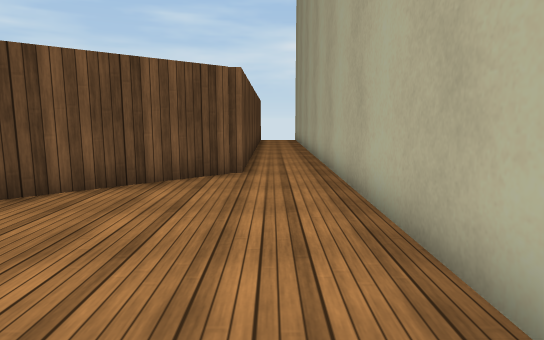
[1] (above)

15 first-person views from a walk through a scene from a Unity 3-D project. The camera is 1.2 m above the floor, tilts 8° down and sees 75° across. The floor is counted in squares, 1 m on a side. Each view is taken from the middle of a square. On the plan, view 1 faces up. The plan holds only what a view shows up to about 14 squares ahead; the rest is blank. The place goes on beyond the plan. The player character is not drawn. Surface patterns are stand-ins for the level's own textures.

[2]
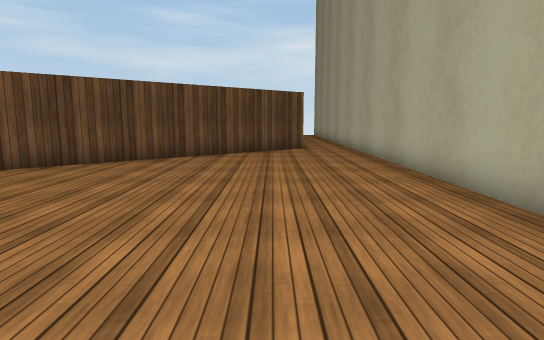

[3]
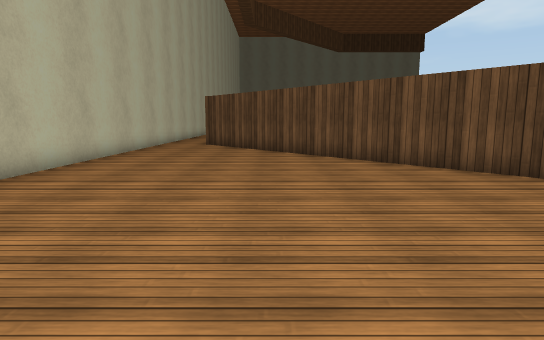

[4]
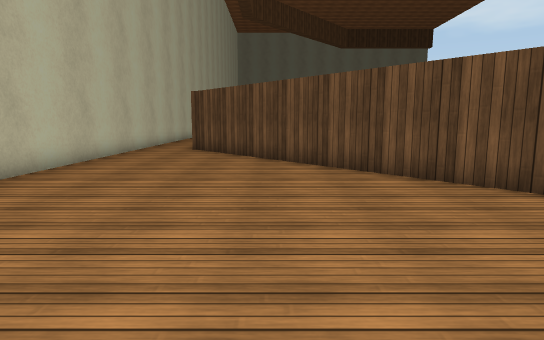

[5]
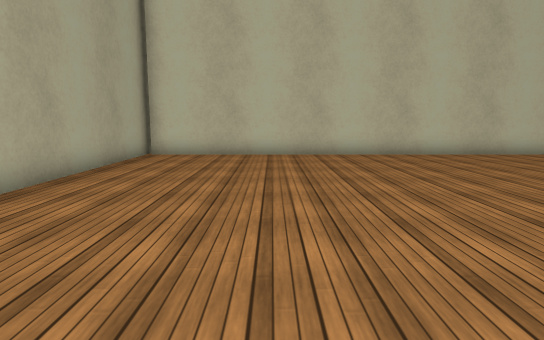

[6]
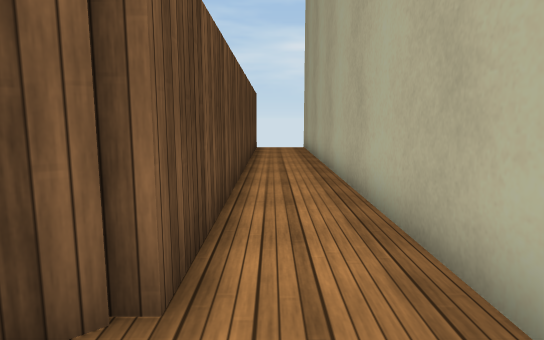

[7]
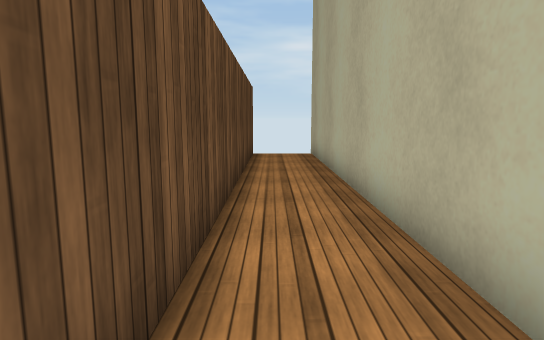

[8]
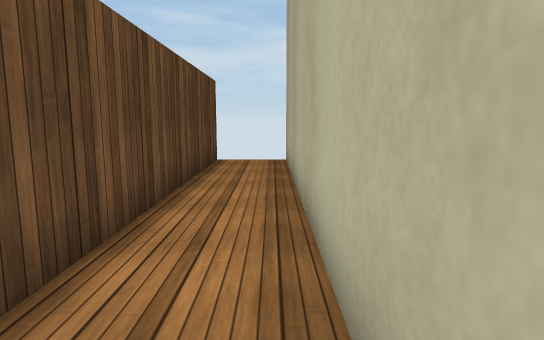

[9]
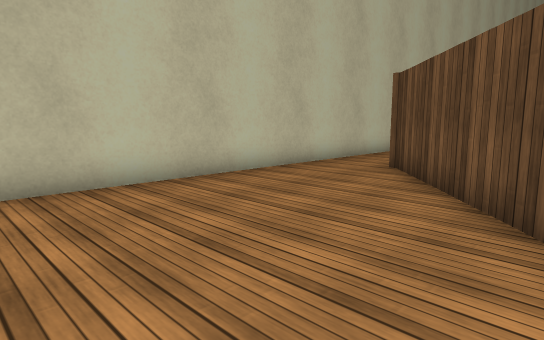

[10]
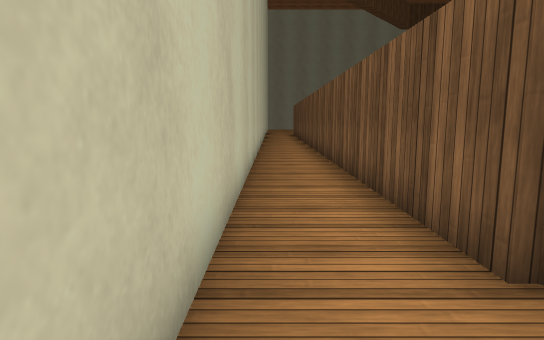

[11]
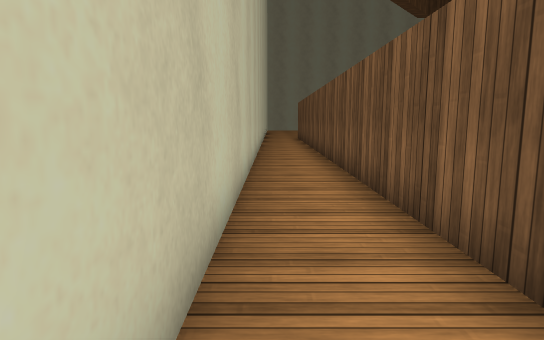

[12]
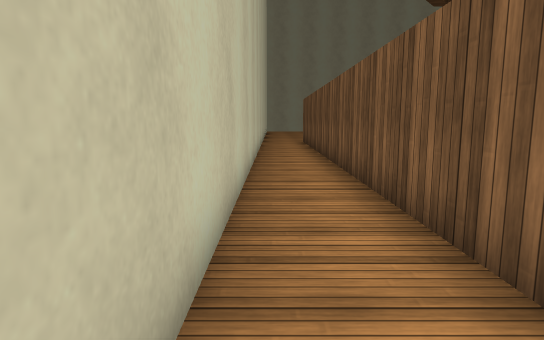

[13]
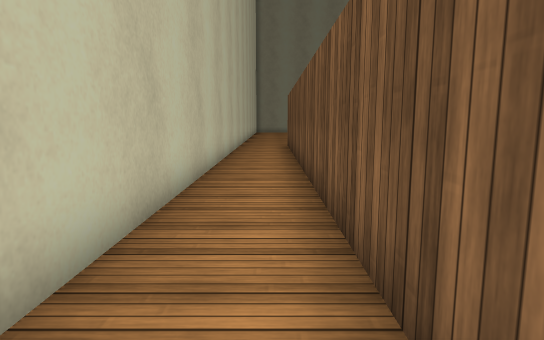

[14]
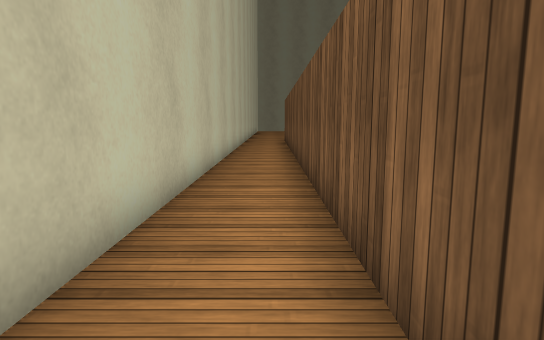

[15]
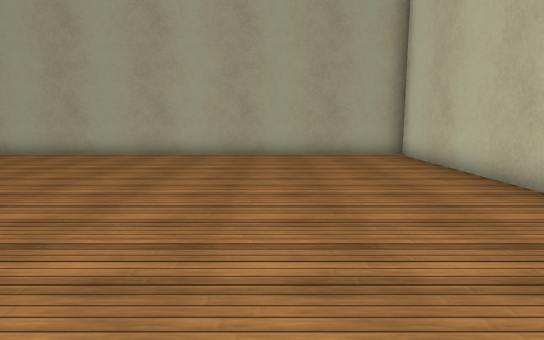

### Floor plan
Points are (right, up) in squares from view 1. A wall is a line through its corners. A room is listed if a view was taken in it or the views show most of it. See-through windows are left out.
Room 1 (views 1, 2, 3, 4, 5, 6, 7, 8, 9, 10, 11, 12, 13, 14, 15)
walls: (-17.4, -6.2) (-35.5, -6.2); (-0.7, 8.2) (-17.6, -6.1); (1.4, -9.1) (1.4, 21.5); (-0.7, 21.5) (-0.7, 8) (-1.1, 8); (-35.5, -8.5) (1.4, -8.5)

Where each view was taken, in squares from view 1:
view 1: 0 up, 0 right, facing up
view 2: 7 down, 2 left, facing up
view 3: 3 down, 0 right, facing left
view 4: 3 down, 3 left, facing left
view 5: 4 up, 3 left, facing down
view 6: 6 up, 0 right, facing up
view 7: 9 up, 0 right, facing up
view 8: 11 up, 1 right, facing up
view 9: 2 down, 9 left, facing down-left
view 10: 8 down, 15 left, facing left
view 11: 8 down, 20 left, facing left
view 12: 8 down, 24 left, facing left
view 13: 7 down, 27 left, facing left
view 14: 7 down, 23 left, facing left
view 15: 4 down, 11 left, facing right
